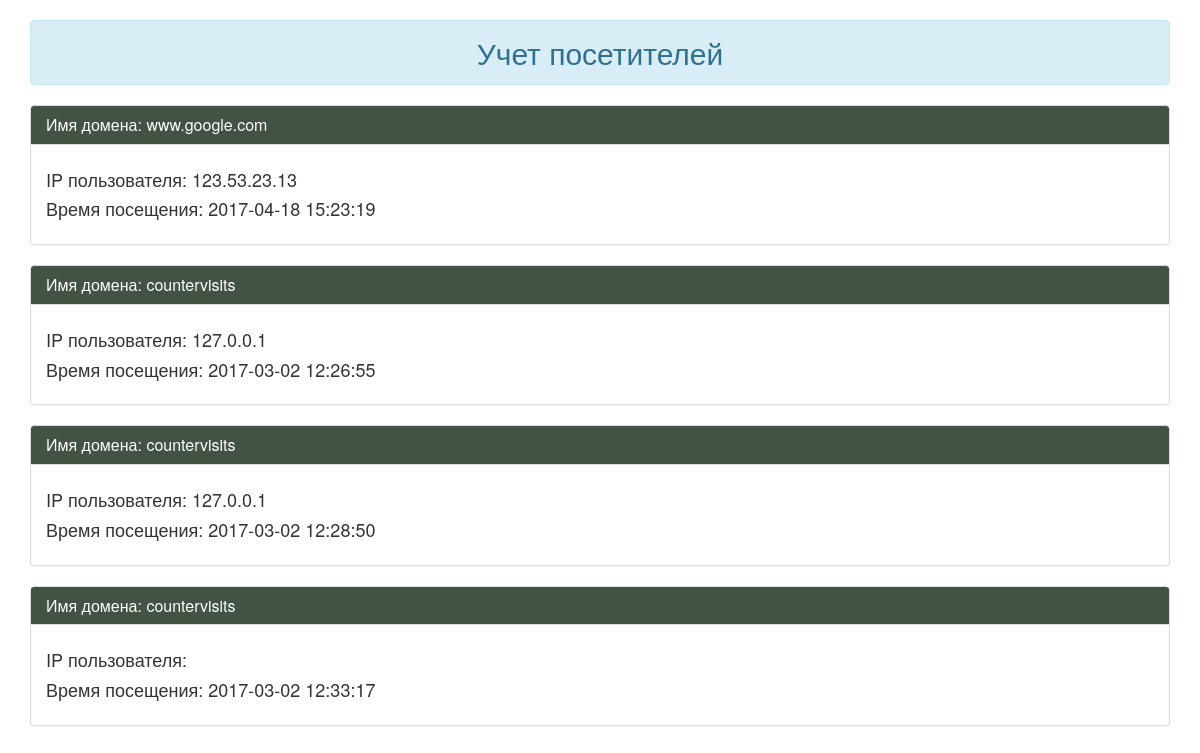
Before: / with the older database file.
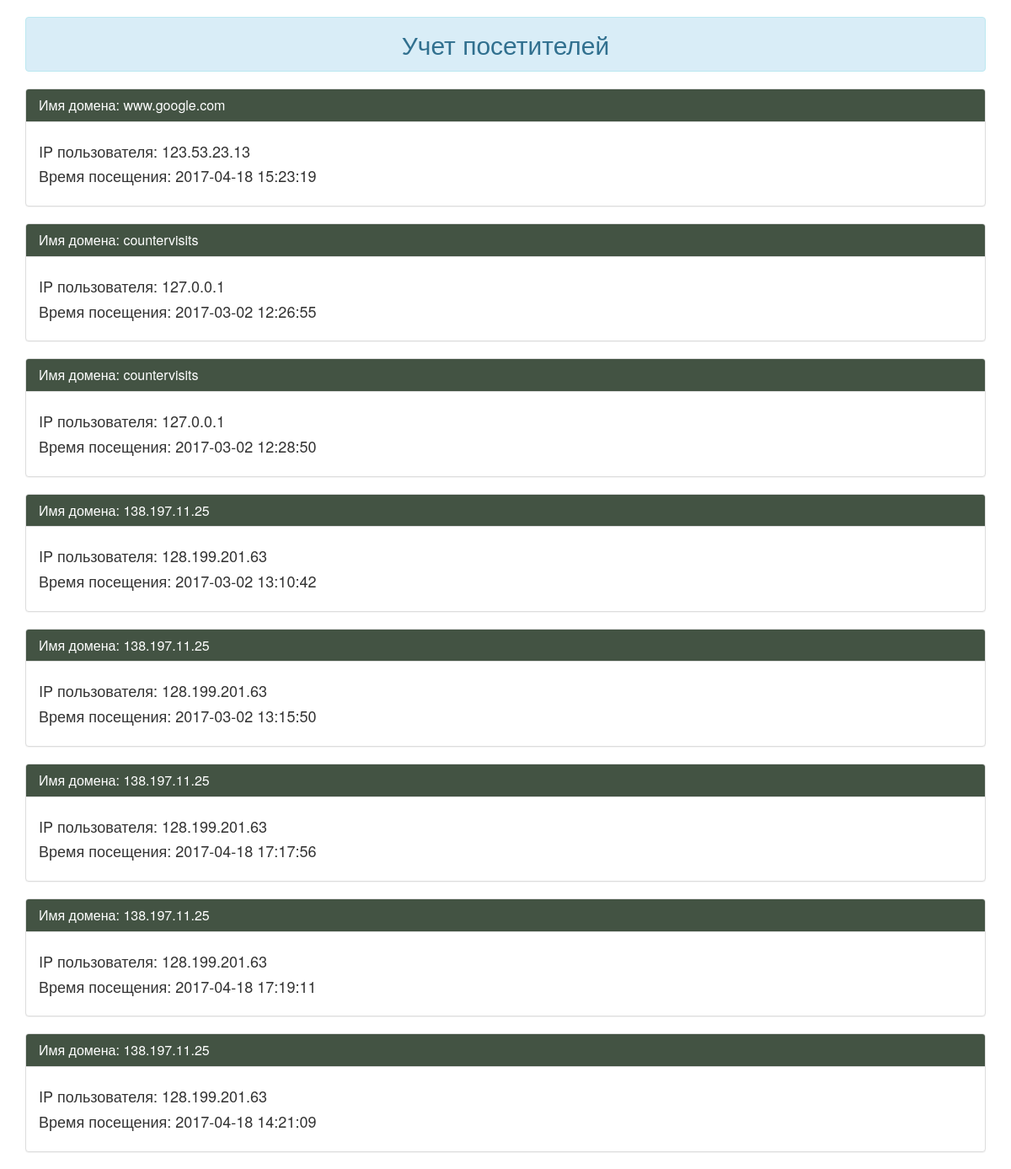
After: the same page with the newer database file.
### tables this page shows
CREATE TABLE `counterData` (
  `id` int(11) NOT NULL,
  `domain` varchar(50) NOT NULL,
  `ip` varchar(50) NOT NULL,
  `date` datetime DEFAULT NULL
);

### index.php (the view, shortened to what this page needs)
<?php require_once 'server/count.php'; ?>
<?php
    $query = "SELECT `domain`, `ip`, `date` FROM `counterData`";
    $data = mysqli_query($db, $query);
?>
<!DOCTYPE html>
<html lang="en">
<head>
    <link rel="stylesheet" href="https://maxcdn.bootstrapcdn.com/bootstrap/3.3.7/css/bootstrap.min.css"
</head>
<body>
    <div class="container">
        <h2 class="alert alert-info text-center">Учет посетителей</h2>
        <?php while($row = mysqli_fetch_assoc($data)) : ?>
            <div class="panel panel-default">
                <div class="panel-heading" style="background: #435343; color: white">
                    <h3 class="panel-title">Имя домена: <?= $row['domain']; ?></h3>
                </div>
                <div class="panel-body">
                <h4>IP пользователя: <?= $row['ip']; ?></h4>
                <h4>Время посещения: <?= $row['date']; ?></h4>
                </div>
            </div>
        <?php endwhile; ?>
    </div>
</body>
</html>

Changed rows visible on the page:
removed counterdata: domain "countervisits", date "2017-03-02 12:33:17"
added counterdata: domain "138.197.11.25", ip "128.199.201.63", date "2017-03-02 13:10:42"
added counterdata: domain "138.197.11.25", ip "128.199.201.63", date "2017-03-02 13:15:50"
added counterdata: domain "138.197.11.25", ip "128.199.201.63", date "2017-04-18 17:17:56"
added counterdata: domain "138.197.11.25", ip "128.199.201.63", date "2017-04-18 17:19:11"
added counterdata: domain "138.197.11.25", ip "128.199.201.63", date "2017-04-18 14:21:09"
